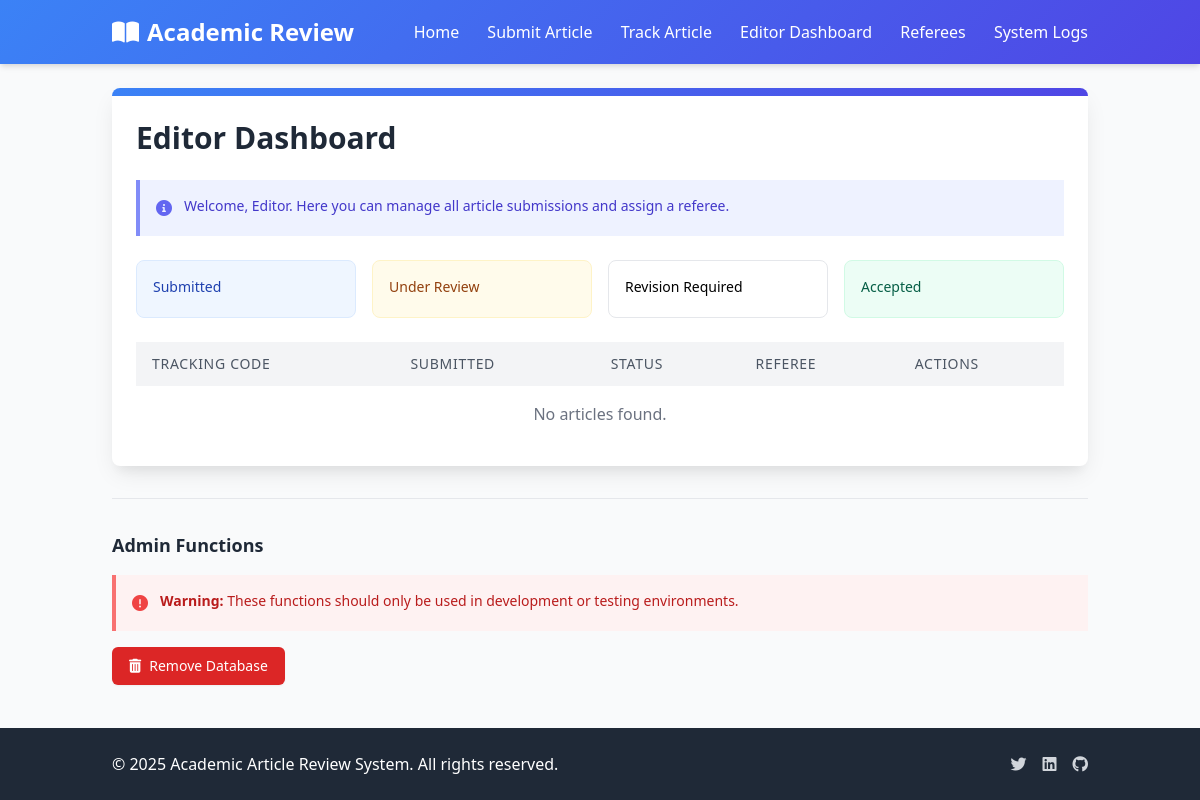
Page /editor/dashboard/ on the earlier database version.
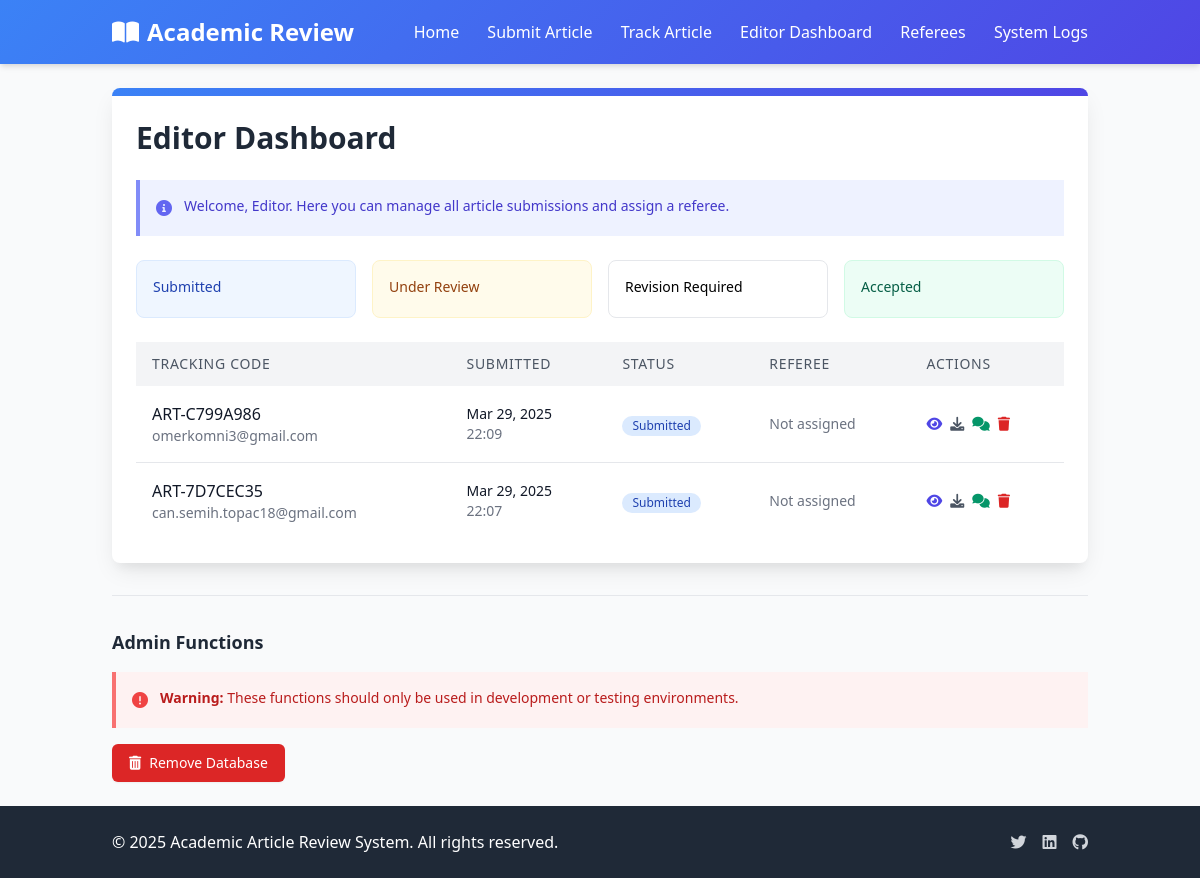
Same page on the later database version.
### articles/models.py (models this page shows, shortened)
class Article(models.Model):
    STATUS_CHOICES = (
        ('submitted', 'Submitted'),
        ('under_review', 'Under Review'),
        ('revision_required', 'Revision Required'),
        ('accepted', 'Accepted'),
        ('rejected', 'Rejected'),
    )
    title = models.CharField(max_length=255, null=True, blank=True)
    tracking_code = models.CharField(max_length=20, unique=True, editable=False)
    email = models.EmailField()
    file = models.FileField(upload_to='articles/')
    anonymized_file = models.FileField(upload_to='anonymized_articles/', null=True, blank=True)
    status = models.CharField(max_length=50, choices=STATUS_CHOICES, default='submitted')
    submission_date = models.DateTimeField(auto_now_add=True)
    last_updated = models.DateTimeField(auto_now=True)
    referee = models.ForeignKey('Referee', on_delete=models.SET_NULL, null=True, blank=True, related_name='assigned_articles')
    extracted_authors = models.TextField(blank=True, null=True, help_text="Automatically extracted author names")
    extracted_institutions = models.TextField(blank=True, null=True, help_text="Automatically extracted institutions")
    extracted_keywords = models.TextField(blank=True, null=True, help_text="Automatically extracted keywords")
    extracted_emails = models.TextField(blank=True, null=True, help_text="Automatically extracted email addresses")
    anonymization_map = models.TextField(blank=True, null=True, help_text="JSON mapping of original text to encrypted text")
    anonymization_key = models.CharField(max_length=128, blank=True, null=True, help_text="Encryption key for anonymization")
    is_anonymized = models.BooleanField(default=False, help_text="Whether the article has been anonymized")
    def get_status_display(self):
        for status_code, status_name in self.STATUS_CHOICES:
            if self.status == status_code:
                return status_name
        return self.status  # Fallback to the code if no match

### articles/views.py (the view)
# urls.py: path('editor/dashboard/', views.editor_dashboard, name='editor_dashboard'),
def editor_dashboard(request):
    articles = Article.objects.all().order_by('-submission_date')
    return render(request, 'articles/editor/dashboard.html', {'articles': articles})

### templates/articles/editor/dashboard.html (shortened to what the changed rows need)
{% extends 'articles/base.html' %}
{% block content %}
<div class="max-w-6xl mx-auto">
    <div class="bg-white rounded-lg shadow-card overflow-hidden">
        <div class="p-6">
            <h1 class="text-3xl font-bold mb-6 text-gray-800">Editor Dashboard</h1>
            <div class="overflow-x-auto">
                <table class="min-w-full bg-white">
                    <thead class="bg-gray-100">
                        <tr>
                            <th class="py-3 px-4 text-left text-sm font-medium text-gray-600 uppercase tracking-wider">
                                Tracking Code
                            </th>
                            <th class="py-3 px-4 text-left text-sm font-medium text-gray-600 uppercase tracking-wider">
                                Submitted
                            </th>
                            <th class="py-3 px-4 text-left text-sm font-medium text-gray-600 uppercase tracking-wider">
                                Status
                            </th>
                            <th class="py-3 px-4 text-left text-sm font-medium text-gray-600 uppercase tracking-wider">
                                Referee
                            </th>
                            <th class="py-3 px-4 text-left text-sm font-medium text-gray-600 uppercase tracking-wider">
                                Actions
                            </th>
                        </tr>
                    </thead>
                    <tbody class="divide-y divide-gray-200">
                        {% for article in articles %}
                        <tr>
                            <td class="py-4 px-4 whitespace-nowrap">
                                <div class="font-medium text-gray-900">{{ article.tracking_code }}</div>
                                <div class="text-sm text-gray-500">{{ article.email }}</div>
                            </td>
                            <td class="py-4 px-4 whitespace-nowrap">
                                <div class="text-sm text-gray-900">{{ article.submission_date|date:"M d, Y" }}</div>
                                <div class="text-sm text-gray-500">{{ article.submission_date|time:"H:i" }}</div>
                            </td>
                            <td class="py-4 px-4 whitespace-nowrap">
                                <span class="inline-flex items-center px-2.5 py-0.5 rounded-full text-xs font-medium
                                    {% if article.status == 'submitted' %}bg-blue-100 text-blue-800
                                    {% elif article.status == 'under_review' %}bg-yellow-100 text-yellow-800
                                    {% elif article.status == 'revision_required' %}bg-orange-100 text-orange-800
                                    {% elif article.status == 'accepted' %}bg-green-100 text-green-800
                                    {% elif article.status == 'rejected' %}bg-red-100 text-red-800{% endif %}">
                                    {{ article.get_status_display }}
                                </span>
                            </td>
                            <td class="py-4 px-4 whitespace-nowrap">
                                <div class="text-sm text-gray-900">
                                    {% if article.referee %}
                                        {{ article.referee.user.username }}
                                    {% else %}
                                        <span class="text-gray-500">Not assigned</span>
                                    {% endif %}
                                </div>
                            </td>
                            <td class="py-4 px-4 whitespace-nowrap text-sm font-medium">
                                <div class="flex space-x-2">
                                    <a href="{% url 'editor_review' article.id %}" class="text-indigo-600 hover:text-indigo-900" title="Review">
                                        <i class="fas fa-eye"></i>
                                    </a>
                                    <a href="{% url 'download_article' article.id %}" class="text-gray-600 hover:text-gray-900" title="Download">
                                        <i class="fas fa-download"></i>
                                    </a>
                                    <a href="{% url 'editor_chat' article.id %}" class="text-green-600 hover:text-green-900" title="Messages">
                                        <i class="fas fa-comments"></i>
                                    </a>
                                    <a href="{% url 'delete_article' article.id %}" class="text-red-600 hover:text-red-900" title="Delete">
                                        <i class="fas fa-trash"></i>
                                    </a>
                                </div>
                            </td>
                        </tr>
                        {% empty %}
                        <tr>
                            <td colspan="5" class="py-4 px-4 text-center text-gray-500">
                                No articles found.
                            </td>
                        </tr>
                        {% endfor %}
                    </tbody>
                </table>
            </div>
        </div>
    </div>
</div>
<div class="mt-8 border-t border-gray-200 pt-8">
    <div class="flex justify-between items-center mb-4">
        <h2 class="text-lg font-semibold text-gray-800">Admin Functions</h2>
    </div>
</div>
{% endblock %}

Differences in the rows shown:
added Article: tracking_code "ART-C799A986", email "omerkomni3@gmail.com", submission_date "Mar 29, 2025", submission_date "22:09", status "Submitted", shows "Not assigned"
added Article: tracking_code "ART-7D7CEC35", email "can.semih.topac18@gmail.com", submission_date "Mar 29, 2025", submission_date "22:07", status "Submitted", shows "Not assigned"
Other differences:
text no longer shown: "No articles found."
